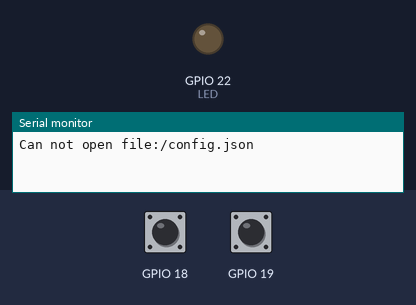
The sketch below on a simulated ESP32. On the bench: output pins drawn as LEDs (lit = HIGH), the last lines printed to the serial monitor. Inputs (shaded band) come from the test bench; at power-on: GPIO 19 HIGH, GPIO 18 HIGH. Storage starts empty.

Above: at 1.2 s.
1.3 s: GPIO 19 pulled LOW for 1 s
At 2.1 s:
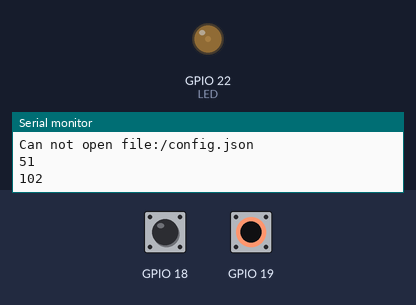
3.8 s: GPIO 19 pulled LOW for 3.2 s
At 7.4 s:
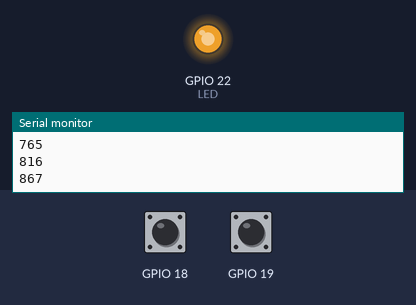
8.5 s: GPIO 18 pulled LOW for 1 s
At 9.3 s:
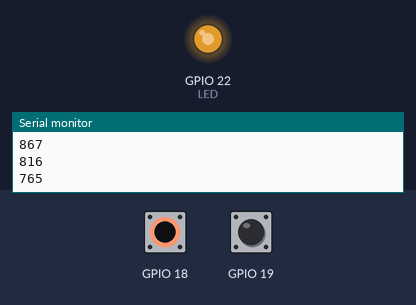
Timing chart, 0 to 11.5 s (numbered marks = the images above; inputs shaded):
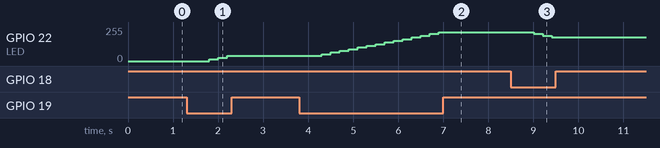

The sketch:

esp32_SPIFFS_JSON.ino
```cpp
#include<SPIFFS.h>
#include<ArduinoJson.h>
#include"switch.h"

#define BITS 10
#define STEPS 20

const byte LED=22;
const byte SW_UP=19;
const byte SW_DW=18;
const byte CHANGE_VAL=1024/STEPS;
const char * CONFIG_FILE="/config.json";
const uint16_t SAVE_INTERVAL=5000;
bool clicked=false;
uint32_t clickTime=0;
uint16_t pwmVal=0;

Switch upSW(SW_UP,LOW,true);
Switch downSW(SW_DW,LOW,true);

void lightUp()
{
  if((pwmVal+CHANGE_VAL)<=1023)
  {
    pwmVal+=CHANGE_VAL;
    Serial.println(pwmVal);
    ledcWrite(0,pwmVal);
  }
}

void lightDown()
{
  if((pwmVal-CHANGE_VAL)>=0)
  {
    pwmVal-=CHANGE_VAL;
    Serial.println(pwmVal);
    ledcWrite(0,pwmVal);
  }
}

void writeJson(uint16_t n)
{
  StaticJsonDocument<100> doc;
  doc["light"]=n;
  doc["desc"]="紀錄亮度";

  String jsonStr;
  serializeJson(doc,jsonStr);
  Serial.printf("JSON String:%s\n",jsonStr.c_str());

  File file=SPIFFS.open(CONFIG_FILE,"w");

  if(!file)
  {
    Serial.printf("Can not open file:%s\n",CONFIG_FILE);
    return;
  }
  else
  {
    file.println(jsonStr.c_str());
    file.close();
  }
}

uint16_t readJson()
{
  String jsonStr;
  File file=SPIFFS.open(CONFIG_FILE,"r");

  if(!file||file.size()==0)
  {
    Serial.printf("Can not open file:%s\n",CONFIG_FILE);
    return 0;
  }
  else
  {
    while(file.available())
    {
      jsonStr=file.readStringUntil('\n');
    }
    Serial.printf("File content:%s\n",jsonStr.c_str());
    file.close();
  }
  StaticJsonDocument<100> doc;

  deserializeJson(doc,jsonStr);
  uint16_t light=doc["light"];
  String desc=doc["desc"];
  Serial.printf("light:%u\ndesc:%s\n",light,desc.c_str());
  return light;


}
void setup()
{
  Serial.begin(115200);
  pinMode(LED,OUTPUT);

  analogSetAttenuation(ADC_11db);
  analogSetWidth(BITS);
  ledcSetup(0,5000,BITS);
  ledcAttachPin(LED,0);

  if(!SPIFFS.begin(true))
  {
    Serial.println("SPIFFS is broken");
    while(1)
    {
      delay(10);
    }
  }

  pwmVal=readJson();
  ledcWrite(0,pwmVal);

}

void loop()
{
  switch (upSW.check())
  {
    case RELEASED_FROM_PRESS:
    case PRESSING:
      clicked=true;
      clickTime=millis();
      lightUp();
      break;
  }

  switch(downSW.check())
  {
    case RELEASED_FROM_PRESS:
    case PRESSING:
      clicked=true;
      clickTime=millis();
      lightDown();
      break;
  }

  if(clicked&&(millis()-clickTime)>=SAVE_INTERVAL)
  {
    clicked=false;
    writeJson(pwmVal);
  }
}
```

switch.h
```cpp
typedef enum
{
  RELEASED,
  PRESSED,
  LONG_PRESSED,
  PRESSING,
  RELEASED_FROM_PRESS,
  RELEASED_FROM_LONGPRESS
} Status;

class Switch
{
private:
  byte _pin;
  bool _ON;
  long _pressTime = 0;
  long _debounceTime = 30;
  long _longPressTime = 500;
  long _lastHoldTime = 0;
  long _holdTime = 200;
  boolean _isPressed = false;
  boolean _isLongPressed = false;

public:
  Switch(byte pin, bool ON = HIGH, bool pullup = false)
  {
    _pin = pin;
    _ON = ON;

    if (pullup)
    {
      pinMode(_pin, INPUT_PULLUP);
    }
    else
    {
      pinMode(_pin, INPUT);
    }
  }

  Status check()
  {
    Status status = RELEASED;

    if (digitalRead(_pin) == _ON)
    {
      if (!_isPressed)
      {
        _isPressed = true;
        status = PRESSED;
        _pressTime = millis();
      }

      if (_isLongPressed && (millis() - _lastHoldTime >= _holdTime))
      {
        status = PRESSING;
        _lastHoldTime = millis();
      }

      if (!_isLongPressed && (millis() - _pressTime > _longPressTime))
      {
        _isLongPressed = true;
        status = LONG_PRESSED;
      }
    }
    else
    {
      if (_isPressed)
      {
        if (_isLongPressed == true)
        {
          _isLongPressed = false;
          _lastHoldTime = 0;
          status = RELEASED_FROM_LONGPRESS;
        }
        else if ((millis() - _pressTime) > _debounceTime)
        {
          status = RELEASED_FROM_PRESS;
        }
        _isPressed = false;
      }
    }

    return status;
  }
};
```

Measured:
- after the input at 1.3 s, GPIO 22 (LED): 0/255 → 13/255 after 0.50 s, → 25/255 0.20 s later, → 38/255 0.20 s later
- after the input at 3.8 s, GPIO 22 (LED): moves from 38/255 to 216/255 over 2.6 s, starting after 0.50 s
- after the input at 8.5 s, GPIO 22 (LED): 216/255 → 203/255 after 0.50 s, → 191/255 0.20 s later, → 178/255 0.20 s later
